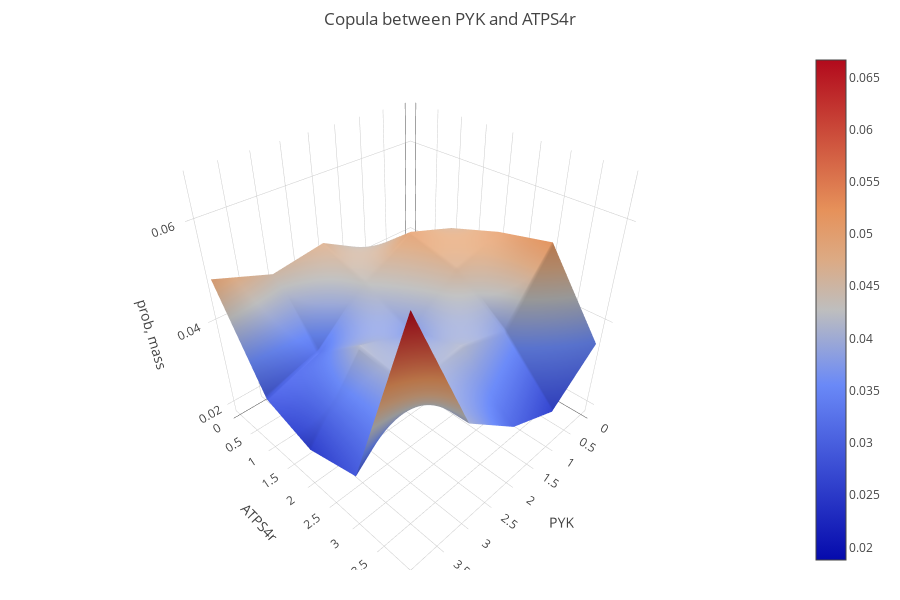

Write notebook code for a chart like this one.
### Code cell
from dingo.illustrations import plot_copula

reaction_1 = [steady_states[23], reactions[23]]
reaction_2 = [steady_states[21], reactions[21]]

plot_copula(reaction_1, reaction_2, n = 5, width = 900 , height = 600, export_format = "svg")

### Figure 1 — Plotly figure (JSON) as saved in the notebook; plotly's stock layout.template omitted (floating-point values rounded to 4 significant figures)
{"data": [{"type": "surface", "z": [[0.01879, 0.04061, 0.04667, 0.04485, 0.04909], [0.04545, 0.04909, 0.04303, 0.03303, 0.02939], [0.04909, 0.04606, 0.03758, 0.04152, 0.02576], [0.05152, 0.03788, 0.04152, 0.04, 0.02909], [0.03515, 0.02636, 0.03121, 0.04061, 0.06667]]}], "layout": {"height": 600, "margin": {"b": 30, "l": 30, "r": 30, "t": 50}, "scene": {"xaxis": {"title": {"text": "PYK"}}, "yaxis": {"title": {"text": "ATPS4r"}}, "zaxis": {"title": {"text": "prob, mass"}}}, "title": {"text": "Copula between PYK and ATPS4r"}, "width": 900}}
